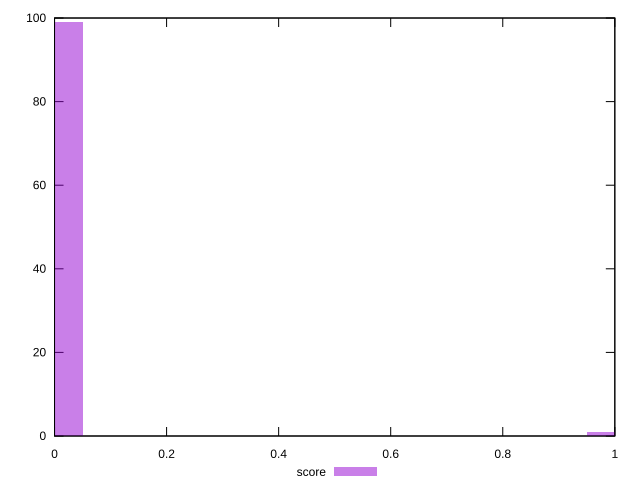

The gnuplot source for this figure:
reset

$score <<EOF
0 99
1 1
EOF

set key outside below
set boxwidth 0.1
set xrange [0:1]
set yrange [0:100]
set trange [0:100]
set style fill transparent solid 0.5 noborder
set terminal svg size 640, 490 enhanced background rgb 'white'
set output "reports/report_00030_2021-02-24T20-42-31.540Z/third-party-summary/samples/astro/score/histogram.svg"

plot $score title "score" with boxes

reset
